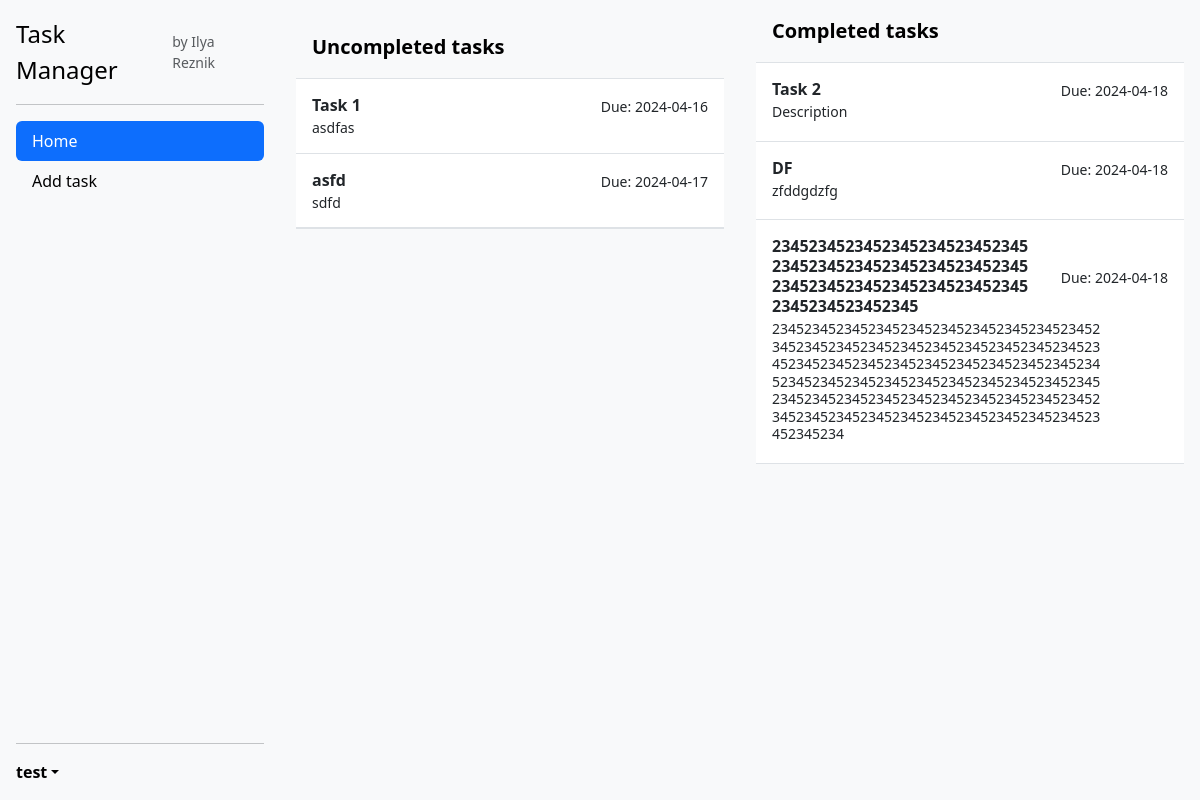
Screenshot of / (signed in) with the database file from the repository.
### models.py (models this page shows)
class Task(db.Model):
    id = db.Column(db.Integer, primary_key=True)
    name = db.Column(db.String(100), nullable=False)
    description = db.Column(db.String(255))
    due_date = db.Column(db.Date)
    completed = db.Column(db.Boolean, default=False)
    user_id = db.Column(db.Integer, db.ForeignKey('user.id'), nullable=False)

### app.py (the view)
@app.route('/', methods=['GET', 'POST'])
def tasks():
    if 'user_id' not in session:
        flash('Please log in first.', 'danger')
        return redirect(url_for('login'))
    user_id = session['user_id']
    uncompleted_tasks = Task.query.filter_by(user_id=user_id, completed=False).all()
    completed_tasks = Task.query.filter_by(user_id=user_id, completed=True).all()
    return render_template('tasks.html', username=session['username'], uncompleted_tasks=uncompleted_tasks, completed_tasks=completed_tasks)

### app.py (called while the page is built)
@app.before_request
def before_request():
    if request.method == 'POST' and request.form.get('_method'):
        request.environ['REQUEST_METHOD'] = request.form.get('_method').upper()

### templates/tasks.html (shortened to what this page needs)
{% extends "base.html" %}
{% block content %}
<div class="d-flex flex-column align-items-stretch flex-shrink-1 bg-body-tertiary p-3" style="width: 100vh;">
    <a href="/" class="d-flex align-items-center flex-shrink-1 p-3 link-body-emphasis text-decoration-none border-bottom">
    <span class="fs-5 fw-semibold">Uncompleted tasks</span>
    </a>
    <div class="list-group list-group-flush border-bottom scrollarea">
        {% if uncompleted_tasks %}
            {% for task in uncompleted_tasks %}
            <button class="list-group-item list-group-item-action py-3 lh-sm" data-bs-toggle="collapse" data-bs-target="#controls-collapse-{{task.id}}" aria-expanded="false" aria-current="true">
                <div class="d-flex align-items-center justify-content-between">
                <strong class="mb-1 col-8 text-wrap text-break">{{ task.name }}</strong>
                <small>Due: {{ task.due_date }}</small>
                </div>
                <div class="col-10 small text-wrap text-break">{{ task.description }}</div>
            </button>
            {% endfor %}
    {% else %}
        <p>No uncompleted tasks found.</p>
    {% endif %}
    </div>
</div>
<div class="d-flex flex-column align-items-stretch flex-shrink-1 bg-body-tertiary px-3" style="width: 100vh;">
    <a href="/" class="d-flex align-items-center flex-shrink-1 p-3 link-body-emphasis text-decoration-none border-bottom">
    <span class="fs-5 fw-semibold">Completed tasks</span>
    </a>
    <div class="list-group list-group-flush scrollarea" id="accordion">
        {% if completed_tasks %}
            {% for task in completed_tasks %}
            <button class="list-group-item list-group-item-action py-3 lh-sm" data-bs-toggle="collapse" data-bs-parent="#accordion" data-bs-target="#controls-collapse-{{task.id}}" aria-expanded="false" aria-current="true">
                <div class="d-flex align-items-center justify-content-between">
                <strong class="mb-1 col-8 text-wrap text-break">{{ task.name }}</strong>
                <small>Due: {{ task.due_date }}</small>
                </div>
                <div class="col-10 mb-1 small text-wrap text-break">{{ task.description }}</div>
            </button>
            {% endfor %}
    {% else %}
        <p>No completed tasks found.</p>
    {% endif %}
    </div>
</div>
{% endblock %}

### templates/base.html (shortened to what this page needs)
<!DOCTYPE html>
<html>
<head>
    <link href="https://cdn.jsdelivr.net/npm/bootstrap@5.3.3/dist/css/bootstrap.min.css" rel="stylesheet">
</head>
<body>
    <main class="d-flex flex-nowrap">
        <div class="d-flex flex-column flex-shrink-0 p-3 bg-body-tertiary" style="width: 280px;">
            <a href="/" class="d-flex align-items-center mb-3 mb-md-0 me-md-auto link-body-emphasis text-decoration-none">
              <span class="fs-4">Task Manager</span>
              <small class="p-2 text-body-secondary">by Ilya Reznik</small>
            </a>
            <hr>
            <ul class="nav nav-pills flex-column mb-auto">
              <li class="nav-item">
                <a href="/" class="nav-link link-body-emphasis" aria-current="page" id="homelink">
                  Home
                </a>
              </li>
              <li>
                <a href="/add_task" class="nav-link link-body-emphasis" id="add_task">
                  Add task
                </a>
              </li>
            </ul>
            <hr>
            <div class="dropdown">
              <a href="#" class="d-flex align-items-center link-body-emphasis text-decoration-none dropdown-toggle" data-bs-toggle="dropdown" aria-expanded="false">
                <strong>{{ username }}</strong>
              </a>
            </div>
          </div>
            {% block content %}
            {% endblock %}
    </main>
</body>
</html>

### templates/base.html (style rules this page uses)
body { min-height: 100vh; min-height: -webkit-fill-available; }
html { height: -webkit-fill-available; }
main { min-height: 100vh; height: 100vh; height: -webkit-fill-available; max-height: 100vh; overflow-x: auto; overflow-y: hidden; }
.scrollarea { overflow-y: auto; }

### rows the page displays
Task: name "Task 1", due_date "2024-04-16", description "asdfas"
Task: name "asfd", due_date "2024-04-17", description "sdfd"
Task: name "Task 2", due_date "2024-04-18", description "Description"
Task: name "DF", due_date "2024-04-18", description "zfddgdzfg"
Task: name "2345234523452345234523452345234523452345234523452345234523452345234523452345234523452345234523452345", due_date "2024-04-18", description "234523452345234523452345234523452345234523452345234523452345234523452345234523452345234523452345234523452345234523452345234523452345234523452345234523452345234523452345234523452345234523452345234523452345234523452345234523452345234523452345234523452345234"

### other values shown
{{ username }} "test"
